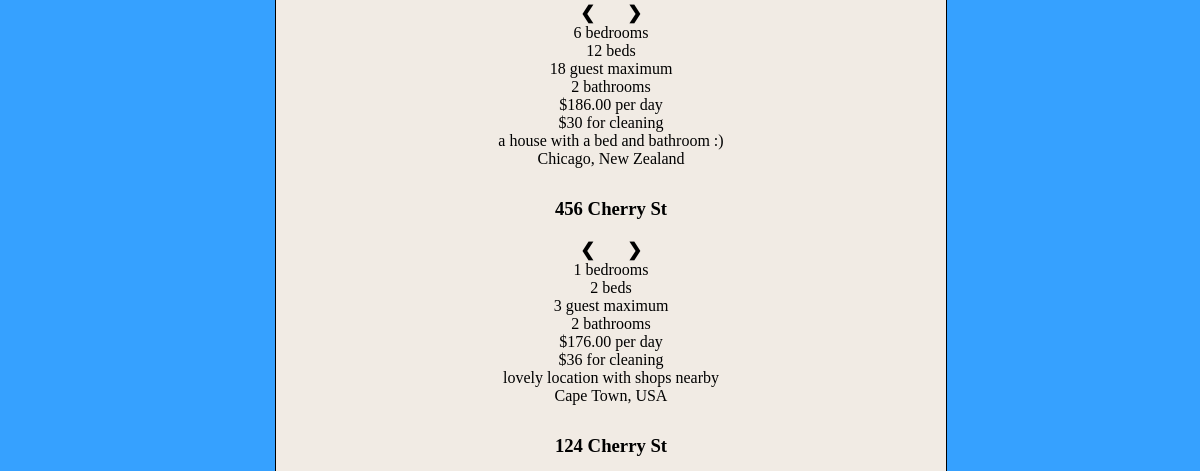
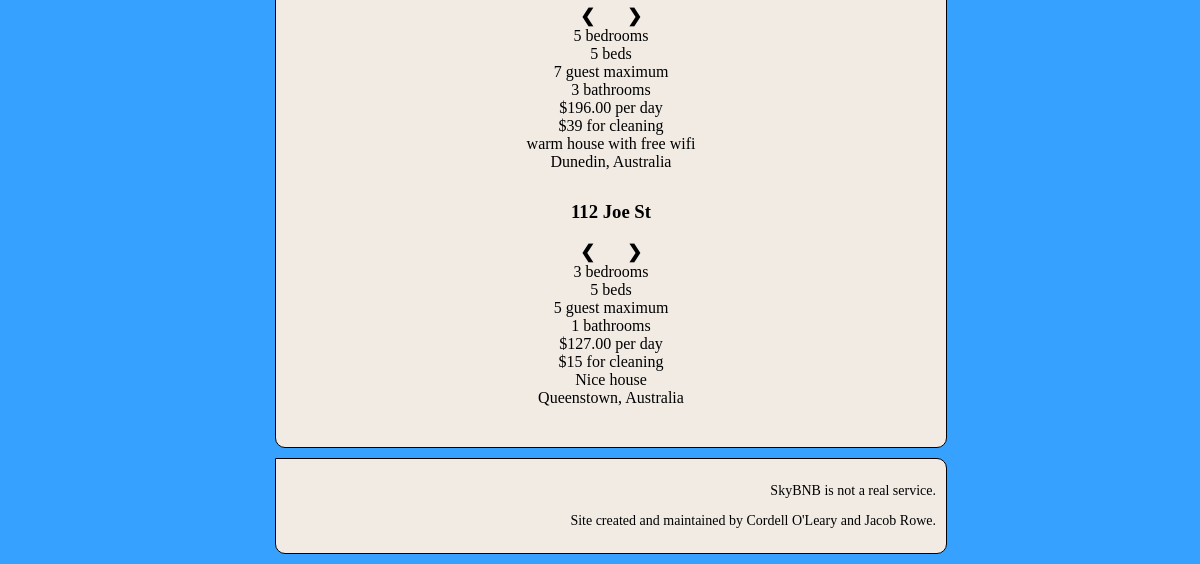
The page /webserver_files/www/home.php (lower part) on the database as committed earlier (2 pictures, top to bottom).
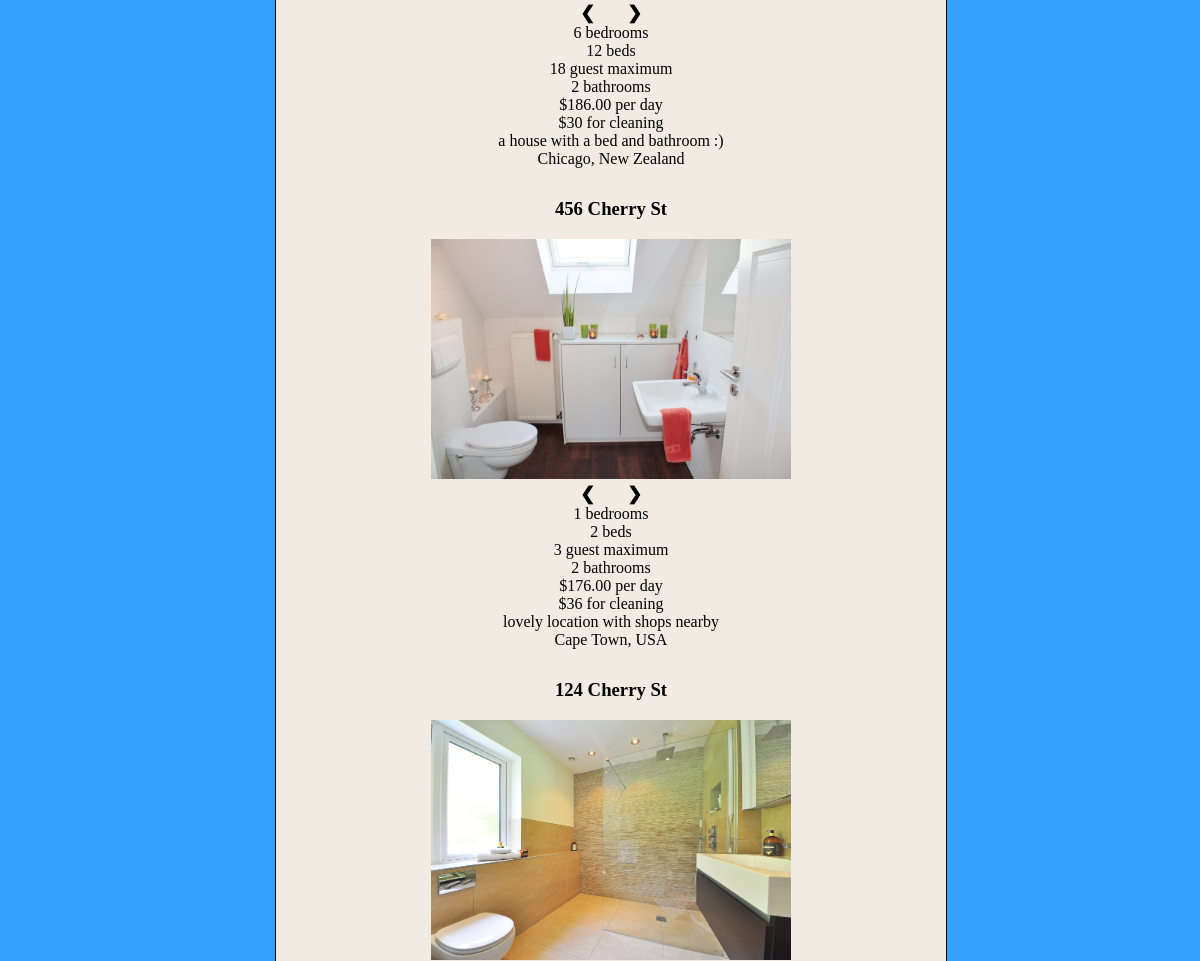
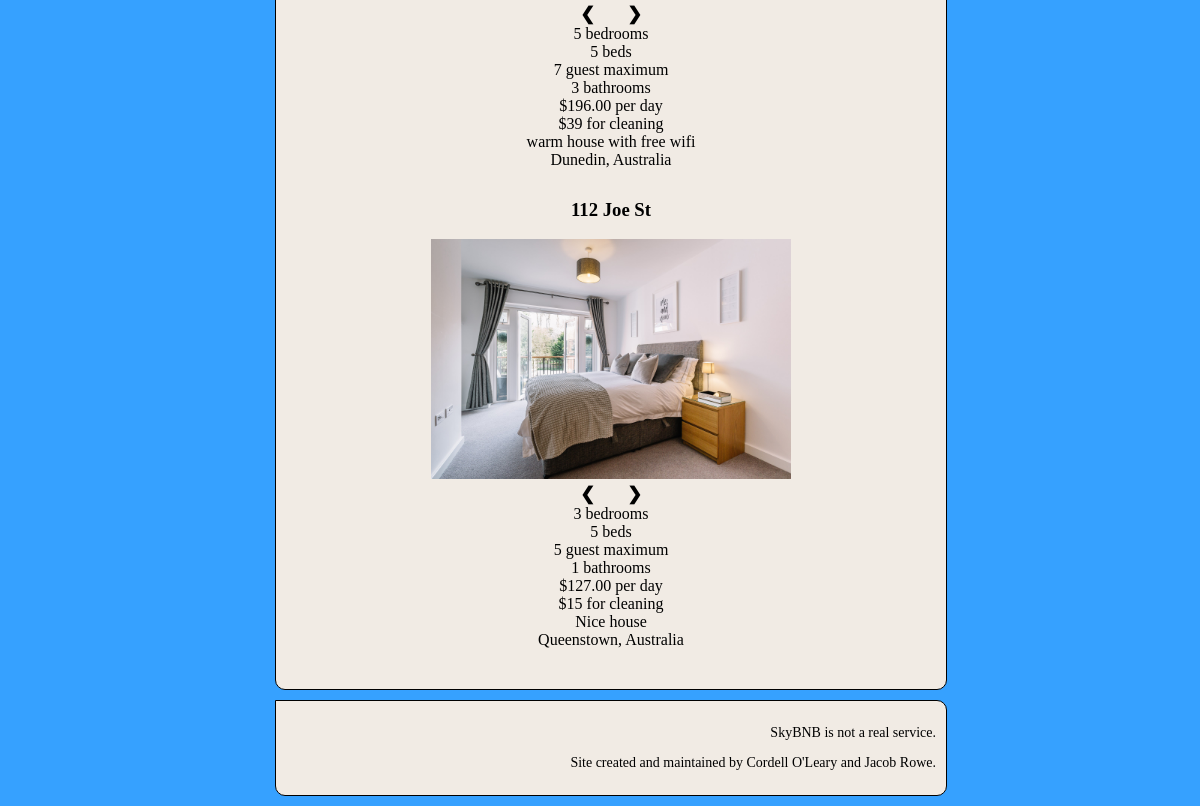
The same page on the database as committed later (2 pictures, top to bottom).
### tables this page shows
CREATE TABLE Houses (

  house_id int(255) AUTO_INCREMENT,

  bedrooms int(255) not null,
  
  beds int(255) not null,
  
  guest_limit int(255) not null,
  
  bathrooms int(255) not null,
  
  price_per_day decimal(65,2) not null,
  
  cleaning_fee int(255) not null,
  
  description varchar(600) not null,
  
  city varchar(100) not null,
  
  country varchar(100) not null,
  
  address varchar(150) not null,
  
  approved bool not null,

  PRIMARY KEY (house_id)

);

CREATE TABLE House_image (
    path varchar(255),
    house_id int(255),
    PRIMARY KEY (path),
    FOREIGN KEY (house_id) references Houses(house_id)
);

### webserver_files/www/home.php (the view, shortened to what this page needs)
<?php
$servername = "192.168.12.42";
$username = "adminprivilege";
$password = "password1239";
$dbname = "skybnb";
$conn = new mysqli($servername, $username, $password, $dbname);
include("header.php");
?>
    <main>
        <?php
        $sql = "SELECT * FROM Houses where(approved='false')";
        $result = $conn->query($sql);
        $obj = $result->fetch_object();
        $count = 0;
        while ($obj != "") {
            $s = "SELECT * FROM House_image where(house_id = $obj->house_id)";
            $res = $conn->query($s);
            echo "<ul class='house'>";
            echo "<li><h3>$obj->address</h3></li>";
            echo "<div class='container' id='$count'>";
            $c = 0;
            while ($o = $res->fetch_assoc()) {
                if ($o != "") {
                    echo "<li><div class='slide fade'><img class='$c' src=$o[path] width='360' height='240'></div></li>";
                    $c+=1;
                }
            }
            echo "<a class='prev' onclick='plusSlides(-1,$count)'>&#10094;</a>";
            echo "<a class='next' onclick='plusSlides(1,$count)'>&#10095;</a></div>";
            echo "<li> $obj->bedrooms bedrooms</li>";
            echo "<li>$obj->beds beds</li>";
            echo "<li>$obj->guest_limit guest maximum</li>";
            echo "<li>$obj->bathrooms bathrooms</li>";
            echo "<li>$$obj->price_per_day per day</li>";
            echo "<li>$$obj->cleaning_fee for cleaning</li>";
            echo "<li>$obj->description</li>";
            echo "<li>$obj->city, $obj->country</li>";
            echo "</ul>";
            $obj = $result->fetch_object();
            $count ++;
        }
        ?>
    </main>
<?php
include("footer.php");
?>

### webserver_files/www/header.php (shortened to what this page needs)
<!DOCTYPE html>
<html lang="en">
<head>
    <link rel="stylesheet" type="text/css" href="style.css">
</head>
<body>

### webserver_files/www/footer.php
<footer>
    <p>
        SkyBNB is not a real service.
    </p>
    <p>
        Site created and maintained by Cordell O'Leary and Jacob Rowe.
    </p>
</footer>
</body>
</html>

### webserver_files/www/style.css (style rules this page uses)
body { background-color: #36a1ff; width: 650px; margin: 0 auto; }
header, main, footer { padding: 10px; margin: 0 0 10px 0; border: 1px solid; border-radius: 0 10px 10px 10px; background-color: #f1EBE4; color: inherit; width: inherit; }
footer { text-align: right; font-size: 14px; }
.house { list-style:none; margin:0 0 30px 0; padding:0; text-align: center; }
.container { position: relative; margin: auto; }
.slide { display: none; }
.prev, .next { cursor: pointer; top: 50%; width: auto; margin-top: -22px; padding: 16px; font-weight: bold; font-size: 18px; transition: 0.6s ease; border-radius: 0 3px 3px 0; user-select: none; }
.next { right: 0; border-radius: 3px 0 0 3px; }
.fade { animation-name: fade; animation-duration: 1.5s; }

Rows that differ between the two databases and show on the page:
added house_image: path (picture), shown under houses "456 Cherry St"
added house_image: path (picture), shown under houses "124 Cherry St"
added house_image: path (picture), shown under houses "112 Joe St"
